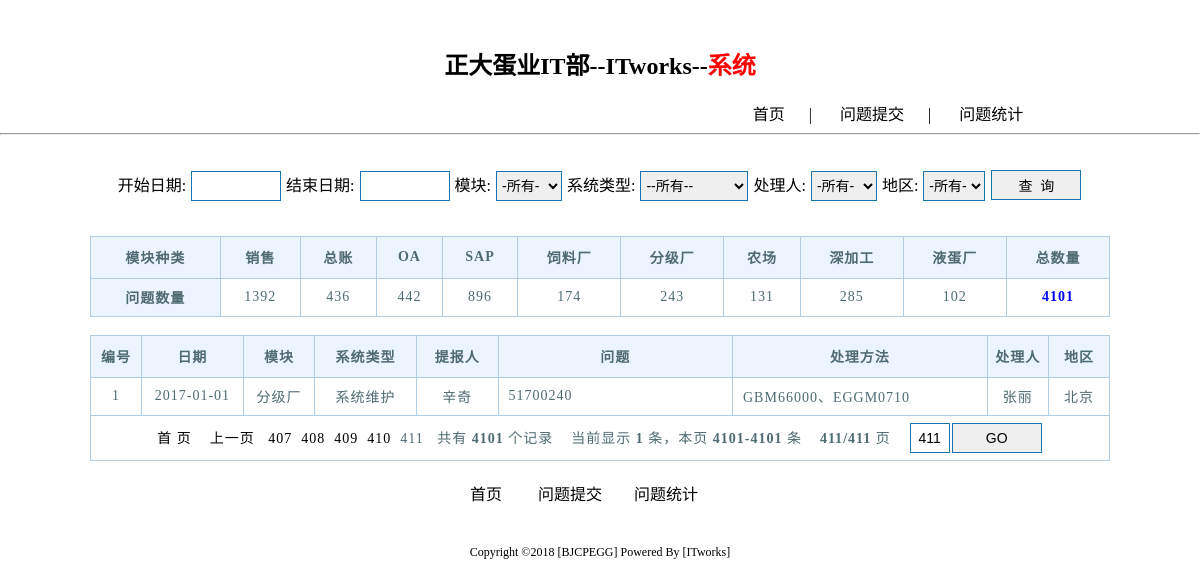
Screenshot of /p_list_sys.php?&page=411 with the database file from the repository.
### tables this page shows
CREATE TABLE `system_problem` (
  `p_id` int(8) unsigned NOT NULL AUTO_INCREMENT COMMENT '问题ID',
  `a_id` int(8) DEFAULT NULL COMMENT '地区ID',
  `p_date` date NOT NULL COMMENT '提交日期',
  `m_id` int(5) NOT NULL COMMENT '模块ID',
  `s_id` int(5) NOT NULL COMMENT '统系类型ID',
  `submit_user` char(20) DEFAULT NULL COMMENT '报人提',
  `problem` varchar(100) DEFAULT NULL COMMENT '问题',
  `method` varchar(100) DEFAULT NULL COMMENT '处理方法',
  `u_id` int(5) NOT NULL COMMENT '处理人ID',
  `status` int(4) DEFAULT NULL COMMENT '处理状态',
  `week` int(8) unsigned DEFAULT NULL COMMENT '第几周',
  `ip_address` varchar(40) NOT NULL COMMENT 'ip地址',
  `create_time` timestamp NOT NULL DEFAULT CURRENT_TIMESTAMP ON UPDATE CURRENT_TIMESTAMP COMMENT '创建时间',
  PRIMARY KEY (`p_id`),
  KEY `u_id` (`u_id`)
);

CREATE TABLE `system_module` (
  `m_id` int(5) unsigned NOT NULL AUTO_INCREMENT COMMENT 'id',
  `M_name` char(20) DEFAULT NULL COMMENT '模块名称',
  PRIMARY KEY (`m_id`)
);

CREATE TABLE `system_types` (
  `s_id` int(5) unsigned NOT NULL AUTO_INCREMENT COMMENT '系统类型ID',
  `system_type` char(20) DEFAULT NULL COMMENT '系统类型',
  PRIMARY KEY (`s_id`)
);

CREATE TABLE `user` (
  `id` int(5) unsigned NOT NULL AUTO_INCREMENT COMMENT '员工id',
  `name` char(12) NOT NULL COMMENT '工员名字',
  `a_id` int(5) unsigned NOT NULL COMMENT '地区ID',
  `status` int(5) unsigned NOT NULL COMMENT '状态',
  PRIMARY KEY (`id`)
);

CREATE TABLE `area` (
  `a_id` int(8) unsigned NOT NULL AUTO_INCREMENT COMMENT '地区id',
  `area` varchar(40) NOT NULL COMMENT '分公司地区',
  PRIMARY KEY (`a_id`)
);

### Common/functions_sys.php (the view, shortened to what this page needs)
<?php
	function  tj_total (){
		include("mysql.php");
		$sql_tj_d="select sm.M_name name,ifnull (cnt,0) num  from system_module sm left join (select m_id,count(*) cnt,p_date from system_problem  group by m_id) sp on sp.m_id=sm.m_id";
		$result_tj_d=$mysqli->query($sql_tj_d);
		if ($result_tj_d->num_rows >0) {
			echo "<div style='height:18px'></div>";
			echo "<table id='report' class='stylized full' width='85%'>";
			echo "<tr><th><b>模块种类</b></th><th><b>销售</b></th><th><b>总账</b></th><th><b>OA</b></th><th><b>SAP</b></th><th><b>饲料厂</b></th><th><b>分级厂</b></th><th><b>农场</b></th><th><b>深加工</b></th><th><b>液蛋厂</b></th><th><b>总数量</b></th></tr>";
			echo "<tr><td  id='td-bj'><b>问题数量</b></td>";
			while ($row_tj_d = $result_tj_d->fetch_assoc()){
				echo "<td  style='text-align:center'>".$row_tj_d['num'].'</td>';
			}
			$sql_tj_d_total="select sum(cnt) p_nums from system_module sm left join (select m_id,count(*) cnt,p_date from system_problem group by m_id) sp on sp.m_id=sm.m_id";
			$result_tj_d_total=$mysqli->query($sql_tj_d_total);
			$p_nums=$result_tj_d_total->fetch_assoc();
			echo "<td><font color='blue' ><b>".$p_nums['p_nums'] =$p_nums['p_nums'] =='' ? 0 : $p_nums['p_nums']."</b></font></td>";
			echo "</tr>";
			echo "</table>";
			echo "<br>";
		} else {
			echo "<br><br><br>无统计信息<br><br>";
		}
		$sql = "select p_id from system_problem";
		$result = $mysqli->query($sql);
		$total = $result->num_rows;
		$num = 10;
		$page=new Page($total, $num, "");
		$sql2="select p_id,p_date,sm.M_name,st.system_type,submit_user,problem,method,u.name,a.area from system_problem sp left join system_module sm  on sp.m_id=sm.m_id left join  system_types st on sp.s_id=st.s_id left join user u on sp.u_id=u.id left join area a on sp.a_id=a.a_id order by p_id desc {$page->limit};";
		$result2 = $mysqli->query($sql2);
		if ($result2->num_rows > 0){
			echo "<table border='1'  cellspacing='0' cellpadding='0' width='85%'>";
			echo "<tr><th width='5%'><b>编号</b></th><th width='10%'><b>日期</b></th><th width='7%'><b>模块</b></th><th width='10%'><b>系统类型</b></th><th width='8%'><b>提报人</b></th><th><b>问题</b></th><th width='25%'><b>处理方法</b></th><th width='6%'><b>处理人</b></th><th width='6%'><b>地区</b></th></tr>";
			while ($row2 = $result2->fetch_assoc()){
				echo "<tr>";
				echo "<td style='text-align:center'>".$row2['p_id'].'</td>';
				echo '<td>'.$row2['p_date'].'</td>';
				echo '<td>'.$row2['M_name'].'</td>';
				echo '<td>'.$row2['system_type'].'</td>';
				echo '<td>'.$row2['submit_user'].'</td>';
				echo '<td id="p_stytle">'.$row2['problem'].'</td>';
				echo '<td id="p_stytle">'.$row2['method'].'</td>';
				echo '<td>'.$row2['name'].'</td>';
				echo '<td>'.$row2['area'].'</td>';
				echo "</tr>";
			}
			echo '<tr><td colspan="9" style="text-align:center">'.$page->fpage(array(3,4,5,6,7,0,1,2,8)).'</td></tr>';
			echo "</table>";
		} else {
			echo"<center><font size=4 color=blue>查询完成，没有找到相关信息！</font></center>";
		}
	}

### Public/css/style.css (style rules this page uses)
#top_menu { margin-left:600px; }
body { margin:0px; width:100%; text-align:center; margin-left:auto; margin-right:auto; background-color:#FFFFFF; }
table { border: 1px solid #B1CDE3; padding:0; margin:0 auto; border-collapse: collapse; }
th { border: 1px solid #B1CDE3; font-size:14px; padding: 6px 6px 6px 6px; color: #4f6b72; background-color: #ECF5FF; height:42px; }
td { border: 1px solid #B1CDE3; background: #fff; font-size:14px; padding: 6px 6px 6px 6px; color: #4f6b72; text-align:left; height:38px; }
#p_stytle { text-align:left; padding-left:10px; }
A:link { color: #000000; TEXT-DECORATION: none }
#td-bj { background-color: #ECF5FF; }

### p_list_sys.php (style rules this page uses)
table, th,td { text-align:center; letter-spacing:1px; }

### rows the page displays
system_problem: p_id "1", p_date "2017-01-01", m.M_name "分级厂", s.system_type "系统维护", submit_user "辛奇", problem "51700240", method "GBM66000、EGGM0710", user.name "张丽", a.area "北京"

### other values shown
$row_tj_d['num'] "1392"
$row_tj_d['num'] "436"
$row_tj_d['num'] "442"
$row_tj_d['num'] "896"
$row_tj_d['num'] "174"
$row_tj_d['num'] "243"
$row_tj_d['num'] "131"
$row_tj_d['num'] "285"
$row_tj_d['num'] "102"
$p_nums['p_nums'] "4101"
$this->config["first"] "首 页"
$this->config["prev"] "上一页"
$page "407"
$page "408"
$page "409"
